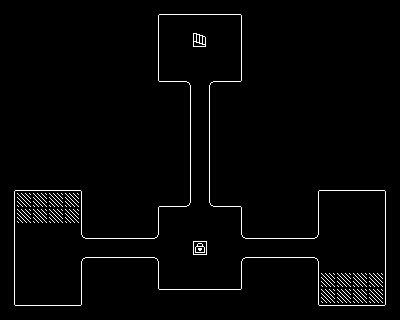

This is a level from a 2D game, rendered from its Tiled map with the project's own tilesets. A one-line summary and the map file follow, with tile-layer data summarised:
An orthogonal 25x20 tile map with 16x16 px tiles, 1 tile layer (Tile Layer 1) and 502 objects (381x wall, 101x ground, 16x bonus, player, smudge, ...).

<map version="1.8" tiledversion="1.8.4" orientation="orthogonal" renderorder="right-down" width="25" height="20" tilewidth="16" tileheight="16" infinite="0" nextlayerid="4" nextobjectid="862">
 <properties>
  <property name="bonusMessage" value="Speed increased!" />
  <property name="nextLevel" value="level3.tmx" />
  <property name="paintGoalPercent" type="float" value="0.65" />
  <property name="speedMod" type="float" value="0.02" />
 </properties>
 <tileset firstgid="1" source="default_tileset.tsx" />
 <layer id="1" name="Tile Layer 1" width="25" height="20">
  <data>[500 cells, 500 non-empty, 16 distinct tile ids]</data>
 </layer>
 <objectgroup id="2" name="objects">
  <object id="1" name="player" x="192" y="32">
   <point />
  </object>
  <object id="2" name="smudge" x="192" y="272">
   <point />
  </object>
 </objectgroup>
 <objectgroup id="3" name="collisionmap">
  <object id="360" type="wall" x="0" y="0" width="16" height="16" />
  <object id="361" type="wall" x="16" y="0" width="16" height="16" />
  <object id="362" type="wall" x="32" y="0" width="16" height="16" />
  <object id="363" type="wall" x="0" y="16" width="16" height="16" />
  <object id="364" type="wall" x="16" y="16" width="16" height="16" />
  <object id="365" type="wall" x="32" y="16" width="16" height="16" />
  <object id="366" type="wall" x="0" y="32" width="16" height="16" />
  <object id="367" type="wall" x="16" y="32" width="16" height="16" />
  <object id="368" type="wall" x="32" y="32" width="16" height="16" />
  <object id="369" type="wall" x="0" y="48" width="16" height="16" />
  <object id="370" type="wall" x="16" y="48" width="16" height="16" />
  <object id="371" type="wall" x="32" y="48" width="16" height="16" />
  <object id="372" type="wall" x="0" y="64" width="16" height="16" />
  <object id="373" type="wall" x="16" y="64" width="16" height="16" />
  <object id="374" type="wall" x="32" y="64" width="16" height="16" />
  <object id="375" type="wall" x="48" y="0" width="16" height="16" />
  <object id="376" type="wall" x="64" y="0" width="16" height="16" />
  <object id="377" type="wall" x="80" y="0" width="16" height="16" />
  <object id="378" type="wall" x="48" y="16" width="16" height="16" />
  <object id="379" type="wall" x="64" y="16" width="16" height="16" />
  <object id="380" type="wall" x="80" y="16" width="16" height="16" />
  <object id="381" type="wall" x="48" y="32" width="16" height="16" />
  <object id="382" type="wall" x="64" y="32" width="16" height="16" />
  <object id="383" type="wall" x="80" y="32" width="16" height="16" />
  <object id="384" type="wall" x="48" y="48" width="16" height="16" />
  <object id="385" type="wall" x="64" y="48" width="16" height="16" />
  <object id="386" type="wall" x="80" y="48" width="16" height="16" />
  <object id="387" type="wall" x="48" y="64" width="16" height="16" />
  <object id="388" type="wall" x="64" y="64" width="16" height="16" />
  <object id="389" type="wall" x="80" y="64" width="16" height="16" />
  <object id="390" type="wall" x="96" y="0" width="16" height="16" />
  <object id="391" type="wall" x="112" y="0" width="16" height="16" />
  <object id="392" type="wall" x="128" y="0" width="16" height="16" />
  <object id="393" type="wall" x="96" y="16" width="16" height="16" />
  <object id="394" type="wall" x="112" y="16" width="16" height="16" />
  <object id="395" type="wall" x="128" y="16" width="16" height="16" />
  <object id="396" type="wall" x="96" y="32" width="16" height="16" />
  <object id="397" type="wall" x="112" y="32" width="16" height="16" />
  <object id="398" type="wall" x="128" y="32" width="16" height="16" />
  <object id="399" type="wall" x="96" y="48" width="16" height="16" />
  <object id="400" type="wall" x="112" y="48" width="16" height="16" />
  <object id="401" type="wall" x="128" y="48" width="16" height="16" />
  <object id="402" type="wall" x="96" y="64" width="16" height="16" />
  <object id="403" type="wall" x="112" y="64" width="16" height="16" />
  <object id="404" type="wall" x="128" y="64" width="16" height="16" />
  <object id="405" type="wall" x="0" y="80" width="16" height="16" />
  <object id="406" type="wall" x="16" y="80" width="16" height="16" />
  <object id="407" type="wall" x="32" y="80" width="16" height="16" />
  <object id="408" type="wall" x="0" y="96" width="16" height="16" />
  <object id="409" type="wall" x="16" y="96" width="16" height="16" />
  <object id="410" type="wall" x="32" y="96" width="16" height="16" />
  <object id="411" type="wall" x="0" y="112" width="16" height="16" />
  <object id="412" type="wall" x="16" y="112" width="16" height="16" />
  <object id="413" type="wall" x="32" y="112" width="16" height="16" />
  <object id="414" type="wall" x="0" y="128" width="16" height="16" />
  <object id="415" type="wall" x="16" y="128" width="16" height="16" />
  <object id="416" type="wall" x="32" y="128" width="16" height="16" />
  <object id="417" type="wall" x="0" y="144" width="16" height="16" />
  <object id="418" type="wall" x="16" y="144" width="16" height="16" />
  <object id="419" type="wall" x="32" y="144" width="16" height="16" />
  <object id="420" type="wall" x="48" y="80" width="16" height="16" />
  <object id="421" type="wall" x="64" y="80" width="16" height="16" />
  <object id="422" type="wall" x="80" y="80" width="16" height="16" />
  <object id="423" type="wall" x="48" y="96" width="16" height="16" />
  <object id="424" type="wall" x="64" y="96" width="16" height="16" />
  <object id="425" type="wall" x="80" y="96" width="16" height="16" />
  <object id="426" type="wall" x="48" y="112" width="16" height="16" />
  <object id="427" type="wall" x="64" y="112" width="16" height="16" />
  <object id="428" type="wall" x="80" y="112" width="16" height="16" />
  <object id="429" type="wall" x="48" y="128" width="16" height="16" />
  <object id="430" type="wall" x="64" y="128" width="16" height="16" />
  <object id="431" type="wall" x="80" y="128" width="16" height="16" />
  <object id="432" type="wall" x="48" y="144" width="16" height="16" />
  <object id="433" type="wall" x="64" y="144" width="16" height="16" />
  <object id="434" type="wall" x="80" y="144" width="16" height="16" />
  <object id="435" type="wall" x="96" y="80" width="16" height="16" />
  <object id="436" type="wall" x="112" y="80" width="16" height="16" />
  <object id="437" type="wall" x="128" y="80" width="16" height="16" />
  <object id="438" type="wall" x="96" y="96" width="16" height="16" />
  <object id="439" type="wall" x="112" y="96" width="16" height="16" />
  <object id="440" type="wall" x="128" y="96" width="16" height="16" />
  <object id="441" type="wall" x="96" y="112" width="16" height="16" />
  <object id="442" type="wall" x="112" y="112" width="16" height="16" />
  <object id="443" type="wall" x="128" y="112" width="16" height="16" />
  <object id="444" type="wall" x="96" y="128" width="16" height="16" />
  <object id="445" type="wall" x="112" y="128" width="16" height="16" />
  <object id="446" type="wall" x="128" y="128" width="16" height="16" />
  <object id="447" type="wall" x="96" y="144" width="16" height="16" />
  <object id="448" type="wall" x="112" y="144" width="16" height="16" />
  <object id="449" type="wall" x="128" y="144" width="16" height="16" />
  <object id="450" type="wall" x="256" y="0" width="16" height="16" />
  <object id="451" type="wall" x="272" y="0" width="16" height="16" />
  <object id="452" type="wall" x="288" y="0" width="16" height="16" />
  </objectgroup>
</map>
<!-- 407 of 502 objects omitted -->
